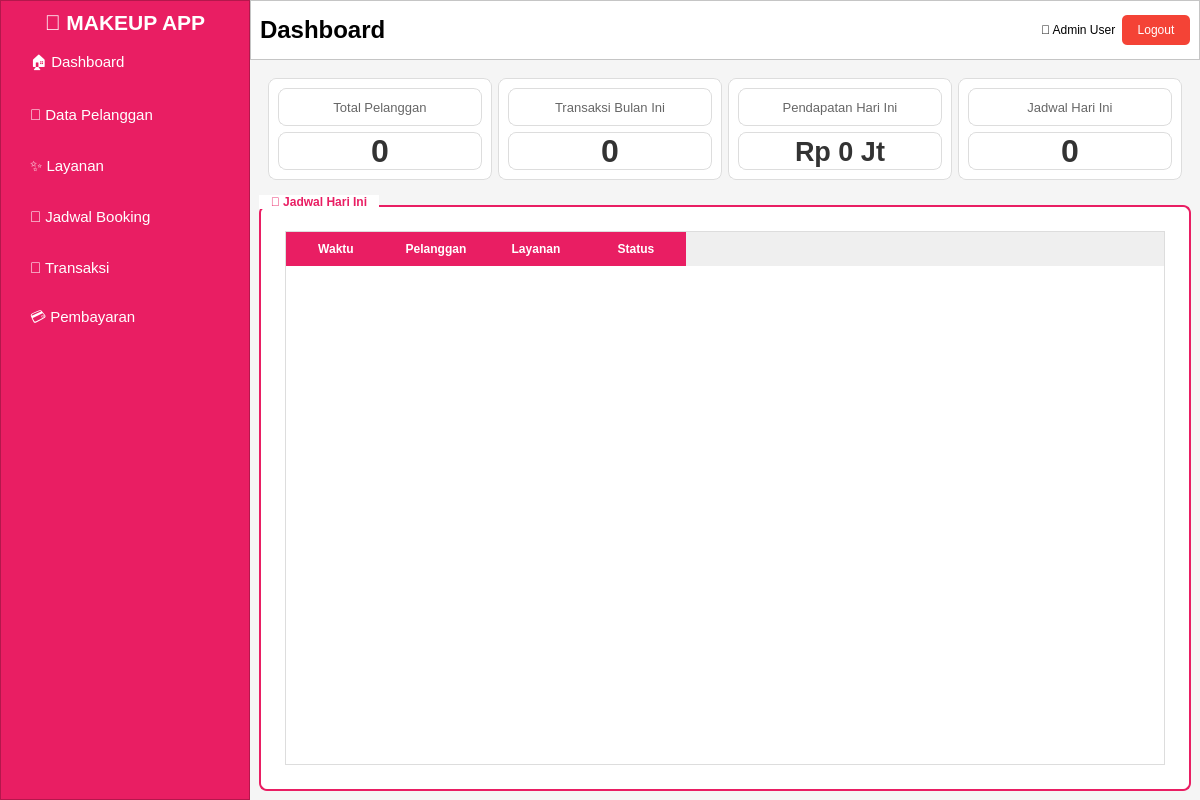
<?xml version="1.0" encoding="UTF-8"?>
<ui version="4.0">
 <class>MainWindow</class>
 <widget class="QMainWindow" name="MainWindow">
  <property name="geometry">
   <rect>
    <x>0</x>
    <y>0</y>
    <width>1200</width>
    <height>800</height>
   </rect>
  </property>
  <property name="windowTitle">
   <string>Dashboard - Aplikasi Jasa Makeup</string>
  </property>
  <property name="styleSheet">
   <string notr="true">QMainWindow {
    background-color: #f5f5f5;
}</string>
  </property>
  <widget class="QWidget" name="centralwidget">
   <layout class="QHBoxLayout" name="horizontalLayout">
    <property name="spacing">
     <number>0</number>
    </property>
    <property name="leftMargin">
     <number>0</number>
    </property>
    <property name="topMargin">
     <number>0</number>
    </property>
    <property name="rightMargin">
     <number>0</number>
    </property>
    <property name="bottomMargin">
     <number>0</number>
    </property>
    <item>
     <widget class="QFrame" name="frameSidebar">
      <property name="minimumSize">
       <size>
        <width>250</width>
        <height>0</height>
       </size>
      </property>
      <property name="maximumSize">
       <size>
        <width>250</width>
        <height>16777215</height>
       </size>
      </property>
      <property name="styleSheet">
       <string notr="true">QFrame#frameSidebar {
    background-color: #E91E63;
}

QPushButton {
    background-color: transparent;
    color: white;
    text-align: left;
    padding-left: 20px;
    border: none;
    border-radius: 0px;
    font-size: 11pt;
}

QPushButton:hover {
    background-color: #C2185B;
}

QPushButton:pressed {
    background-color: #AD1457;
}

QLabel {
    color: white;
}</string>
      </property>
      <property name="frameShape">
       <enum>QFrame::StyledPanel</enum>
      </property>
      <layout class="QVBoxLayout" name="verticalLayout">
       <item>
        <widget class="QLabel" name="lblLogo">
         <property name="font">
          <font>
           <pointsize>16</pointsize>
           <weight>75</weight>
           <bold>true</bold>
          </font>
         </property>
         <property name="text">
          <string>💄 MAKEUP APP</string>
         </property>
         <property name="alignment">
          <set>Qt::AlignCenter</set>
         </property>
         <property name="margin">
          <number>20</number>
         </property>
        </widget>
       </item>
       <item>
        <widget class="QPushButton" name="btnDashboard">
         <property name="minimumSize">
          <size>
           <width>0</width>
           <height>45</height>
          </size>
         </property>
         <property name="text">
          <string>🏠 Dashboard</string>
         </property>
        </widget>
       </item>
       <item>
        <widget class="QPushButton" name="btnPelanggan">
         <property name="minimumSize">
          <size>
           <width>0</width>
           <height>45</height>
          </size>
         </property>
         <property name="text">
          <string>👥 Data Pelanggan</string>
         </property>
        </widget>
       </item>
       <item>
        <widget class="QPushButton" name="btnLayanan">
         <property name="minimumSize">
          <size>
           <width>0</width>
           <height>45</height>
          </size>
         </property>
         <property name="text">
          <string>✨ Layanan</string>
         </property>
        </widget>
       </item>
       <item>
        <widget class="QPushButton" name="btnJadwal">
         <property name="minimumSize">
          <size>
           <width>0</width>
           <height>45</height>
          </size>
         </property>
         <property name="text">
          <string>📅 Jadwal Booking</string>
         </property>
        </widget>
       </item>
       <item>
        <widget class="QPushButton" name="btnTransaksi">
         <property name="minimumSize">
          <size>
           <width>0</width>
           <height>45</height>
          </size>
         </property>
         <property name="text">
          <string>🛒 Transaksi</string>
         </property>
        </widget>
       </item>
       <item>
        <widget class="QPushButton" name="btnPembayaran">
         <property name="minimumSize">
          <size>
           <width>0</width>
           <height>45</height>
          </size>
         </property>
         <property name="text">
          <string>💳 Pembayaran</string>
         </property>
        </widget>
       </item>
       <item>
        <spacer name="verticalSpacer">
         <property name="orientation">
          <enum>Qt::Vertical</enum>
         </property>
         <property name="sizeHint" stdset="0">
          <size>
           <width>20</width>
           <height>40</height>
          </size>
         </property>
        </spacer>
       </item>
      </layout>
     </widget>
    </item>
    <item>
     <widget class="QWidget" name="widgetContent" native="true">
      <layout class="QVBoxLayout" name="verticalLayout_2">
       <property name="spacing">
        <number>0</number>
       </property>
       <property name="leftMargin">
        <number>0</number>
       </property>
       <property name="topMargin">
        <number>0</number>
       </property>
       <property name="rightMargin">
        <number>0</number>
       </property>
       <property name="bottomMargin">
        <number>0</number>
       </property>
       <item>
        <widget class="QFrame" name="frameHeader">
         <property name="minimumSize">
          <size>
           <width>0</width>
           <height>60</height>
          </size>
         </property>
         <property name="maximumSize">
          <size>
           <width>16777215</width>
           <height>60</height>
          </size>
         </property>
         <property name="styleSheet">
          <string notr="true">QFrame#frameHeader {
    background-color: white;
    border-bottom: 1px solid #ddd;
}</string>
         </property>
         <property name="frameShape">
          <enum>QFrame::StyledPanel</enum>
         </property>
         <layout class="QHBoxLayout" name="horizontalLayout_2">
          <item>
           <widget class="QLabel" name="lblPageTitle">
            <property name="font">
             <font>
              <pointsize>18</pointsize>
              <weight>75</weight>
              <bold>true</bold>
             </font>
            </property>
            <property name="text">
             <string>Dashboard</string>
            </property>
           </widget>
          </item>
          <item>
           <spacer name="horizontalSpacer">
            <property name="orientation">
             <enum>Qt::Horizontal</enum>
            </property>
            <property name="sizeHint" stdset="0">
             <size>
              <width>40</width>
              <height>20</height>
             </size>
            </property>
           </spacer>
          </item>
          <item>
           <widget class="QLabel" name="lblUsername">
            <property name="text">
             <string>👤 Admin User</string>
            </property>
           </widget>
          </item>
          <item>
           <widget class="QPushButton" name="btnLogout">
            <property name="styleSheet">
             <string notr="true">QPushButton {
    background-color: #f44336;
    color: white;
    border: none;
    border-radius: 5px;
    padding: 8px 15px;
}

QPushButton:hover {
    background-color: #da190b;
}</string>
            </property>
            <property name="text">
             <string>Logout</string>
            </property>
           </widget>
          </item>
         </layout>
        </widget>
       </item>
       <item>
        <widget class="QWidget" name="pageContent" native="true">
         <property name="styleSheet">
          <string notr="true">QWidget#pageContent {
    background-color: #f5f5f5;
}</string>
         </property>
         <layout class="QVBoxLayout" name="verticalLayout_3">
          <item>
           <widget class="QWidget" name="widgetStats" native="true">
            <property name="minimumSize">
             <size>
              <width>0</width>
              <height>120</height>
             </size>
            </property>
            <property name="maximumSize">
             <size>
              <width>16777215</width>
              <height>120</height>
             </size>
            </property>
            <layout class="QHBoxLayout" name="horizontalLayout_3">
             <item>
              <widget class="QFrame" name="frameStat1">
               <property name="styleSheet">
                <string notr="true">QFrame {
    background-color: white;
    border-radius: 8px;
    border: 1px solid #ddd;
}</string>
               </property>
               <property name="frameShape">
                <enum>QFrame::StyledPanel</enum>
               </property>
               <layout class="QVBoxLayout" name="verticalLayout_4">
                <item>
                 <widget class="QLabel" name="lblStatTitle1">
                  <property name="font">
                   <font>
                    <pointsize>10</pointsize>
                   </font>
                  </property>
                  <property name="styleSheet">
                   <string notr="true">color: #666;</string>
                  </property>
                  <property name="text">
                   <string>Total Pelanggan</string>
                  </property>
                  <property name="alignment">
                   <set>Qt::AlignCenter</set>
                  </property>
                 </widget>
                </item>
                <item>
                 <widget class="QLabel" name="lblStatValue1">
                  <property name="font">
                   <font>
                    <pointsize>24</pointsize>
                    <weight>75</weight>
                    <bold>true</bold>
                   </font>
                  </property>
                  <property name="styleSheet">
                   <string notr="true">color: #333;</string>
                  </property>
                  <property name="text">
                   <string>0</string>
                  </property>
                  <property name="alignment">
                   <set>Qt::AlignCenter</set>
                  </property>
                 </widget>
                </item>
               </layout>
              </widget>
             </item>
             <item>
              <widget class="QFrame" name="frameStat2">
               <property name="styleSheet">
                <string notr="true">QFrame {
    background-color: white;
    border-radius: 8px;
    border: 1px solid #ddd;
}</string>
               </property>
               <property name="frameShape">
                <enum>QFrame::StyledPanel</enum>
               </property>
               <layout class="QVBoxLayout" name="verticalLayout_5">
                <item>
                 <widget class="QLabel" name="lblStatTitle2">
                  <property name="font">
                   <font>
                    <pointsize>10</pointsize>
                   </font>
                  </property>
                  <property name="styleSheet">
                   <string notr="true">color: #666;</string>
                  </property>
                  <property name="text">
                   <string>Transaksi Bulan Ini</string>
                  </property>
                  <property name="alignment">
                   <set>Qt::AlignCenter</set>
                  </property>
                 </widget>
                </item>
                <item>
                 <widget class="QLabel" name="lblStatValue2">
                  <property name="font">
                   <font>
                    <pointsize>24</pointsize>
                    <weight>75</weight>
                    <bold>true</bold>
                   </font>
                  </property>
                  <property name="styleSheet">
                   <string notr="true">color: #333;</string>
                  </property>
                  <property name="text">
                   <string>0</string>
                  </property>
                  <property name="alignment">
                   <set>Qt::AlignCenter</set>
                  </property>
                 </widget>
                </item>
               </layout>
              </widget>
             </item>
             <item>
              <widget class="QFrame" name="frameStat3">
               <property name="styleSheet">
                <string notr="true">QFrame {
    background-color: white;
    border-radius: 8px;
    border: 1px solid #ddd;
}</string>
               </property>
               <property name="frameShape">
                <enum>QFrame::StyledPanel</enum>
               </property>
               <layout class="QVBoxLayout" name="verticalLayout_6">
                <item>
                 <widget class="QLabel" name="lblStatTitle3">
                  <property name="font">
                   <font>
                    <pointsize>10</pointsize>
                   </font>
                  </property>
                  <property name="styleSheet">
                   <string notr="true">color: #666;</string>
                  </property>
                  <property name="text">
                   <string>Pendapatan Hari Ini</string>
                  </property>
                  <property name="alignment">
                   <set>Qt::AlignCenter</set>
                  </property>
                 </widget>
                </item>
                <item>
                 <widget class="QLabel" name="lblStatValue3">
                  <property name="font">
                   <font>
                    <pointsize>20</pointsize>
                    <weight>75</weight>
                    <bold>true</bold>
                   </font>
                  </property>
                  <property name="styleSheet">
                   <string notr="true">color: #333;</string>
                  </property>
                  <property name="text">
                   <string>Rp 0 Jt</string>
                  </property>
                  <property name="alignment">
                   <set>Qt::AlignCenter</set>
                  </property>
                 </widget>
                </item>
               </layout>
              </widget>
             </item>
             <item>
              <widget class="QFrame" name="frameStat4">
               <property name="styleSheet">
                <string notr="true">QFrame {
    background-color: white;
    border-radius: 8px;
    border: 1px solid #ddd;
}</string>
               </property>
               <property name="frameShape">
                <enum>QFrame::StyledPanel</enum>
               </property>
               <layout class="QVBoxLayout" name="verticalLayout_7">
                <item>
                 <widget class="QLabel" name="lblStatTitle4">
                  <property name="font">
                   <font>
                    <pointsize>10</pointsize>
                   </font>
                  </property>
                  <property name="styleSheet">
                   <string notr="true">color: #666;</string>
                  </property>
                  <property name="text">
                   <string>Jadwal Hari Ini</string>
                  </property>
                  <property name="alignment">
                   <set>Qt::AlignCenter</set>
                  </property>
                 </widget>
                </item>
                <item>
                 <widget class="QLabel" name="lblStatValue4">
                  <property name="font">
                   <font>
                    <pointsize>24</pointsize>
                    <weight>75</weight>
                    <bold>true</bold>
                   </font>
                  </property>
                  <property name="styleSheet">
                   <string notr="true">color: #333;</string>
                  </property>
                  <property name="text">
                   <string>0</string>
                  </property>
                  <property name="alignment">
                   <set>Qt::AlignCenter</set>
                  </property>
                 </widget>
                </item>
               </layout>
              </widget>
             </item>
            </layout>
           </widget>
          </item>
          <item>
           <widget class="QGroupBox" name="groupJadwal">
            <property name="styleSheet">
             <string notr="true">QGroupBox {
    border: 2px solid #E91E63;
    border-radius: 8px;
    margin-top: 10px;
    padding: 15px;
    background-color: white;
    font-weight: bold;
}

QGroupBox::title {
    subcontrol-origin: margin;
    subcontrol-position: top left;
    padding: 0 10px;
    background-color: white;
    color: #E91E63;
}</string>
            </property>
            <property name="title">
             <string>📅 Jadwal Hari Ini</string>
            </property>
            <layout class="QVBoxLayout" name="verticalLayout_8">
             <item>
              <widget class="QTableWidget" name="tableJadwalDashboard">
               <property name="styleSheet">
                <string notr="true">QTableWidget {
    background-color: white;
    border: 1px solid #ddd;
    gridline-color: #f0f0f0;
}

QTableWidget::item:selected {
    background-color: #FCE4EC;
    color: #333;
}

QHeaderView::section {
    background-color: #E91E63;
    color: white;
    padding: 8px;
    border: none;
    font-weight: bold;
}</string>
               </property>
               <property name="alternatingRowColors">
                <bool>true</bool>
               </property>
               <property name="selectionBehavior">
                <enum>QAbstractItemView::SelectRows</enum>
               </property>
               <column>
                <property name="text">
                 <string>Waktu</string>
                </property>
               </column>
               <column>
                <property name="text">
                 <string>Pelanggan</string>
                </property>
               </column>
               <column>
                <property name="text">
                 <string>Layanan</string>
                </property>
               </column>
               <column>
                <property name="text">
                 <string>Status</string>
                </property>
               </column>
              </widget>
             </item>
            </layout>
           </widget>
          </item>
         </layout>
        </widget>
       </item>
      </layout>
     </widget>
    </item>
   </layout>
  </widget>
 </widget>
 <resources/>
 <connections/>
</ui>
